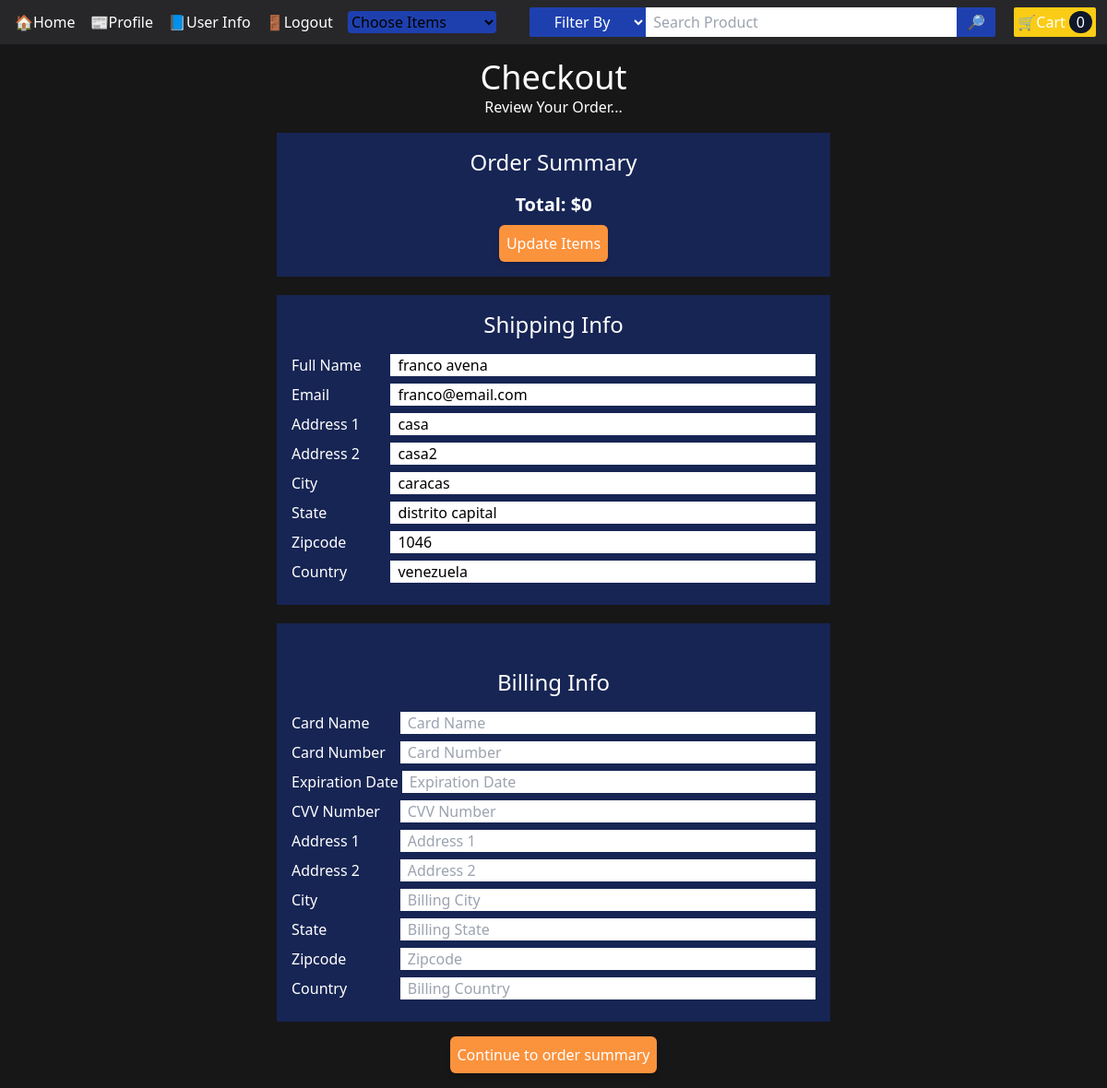
The app's page /payment/checkout (signed in) with its own data.
### payment/models.py (models this page shows, shortened)
class ShippingAddress(models.Model):
    user = models.ForeignKey(User, on_delete=models.CASCADE, null=True, blank=True)
    shipping_full_name = models.CharField(max_length=255)
    shipping_email = models.CharField(max_length=255)
    shipping_address1 = models.CharField(max_length=255)
    shipping_address2 = models.CharField(max_length=255, null=True, blank=True)
    shipping_city = models.CharField(max_length=255)
    shipping_state = models.CharField(max_length=255, null=True, blank=True)
    shipping_zipcode = models.CharField(max_length=255, null=True, blank=True)
    shipping_country = models.CharField(max_length=255)
    class Meta:
        verbose_name_plural = "Shipping Address"

### payment/views.py (the view, shortened to what this page needs)
# urls.py: path("checkout", checkout, name="checkout"),
def checkout(request):
    cart = ShoppingCart(request)
    cart_products = cart.get_products
    quantities = cart.get_quants
    totals = cart.cart_total()
    total_prices = {}
    for product, qty in cart.cart.items():
        if product not in total_prices:
            for item in cart_products():
                if int(product) == int(item.id):
                    total_prices[product] = round(float(qty) * float(item.price), 2)
    if request.user.is_authenticated:
        shipping_user = ShippingAddress.objects.get(user__id=request.user.id)
        shipping_form = ShippingForm(request.POST or None, instance=shipping_user)
        billing_form = PaymentForm()
        return render(
            request,
            "payment/checkout.html",
            {
                "cart_products": cart_products,
                "quantities": quantities,
                "totals": totals,
                "shipping_form": shipping_form,
                "prices": total_prices,
                "billing_form": billing_form,
            },
        )

### shoppingcart/context_processors.py (called while the page is built)
def shoppingcart(request):
    return {"shoppingcart": ShoppingCart(request)}

### shoppingcart/shoppingcart.py (called while the page is built)
    def __len__(self):
        return len(self.cart)

    def get_products(self):
        products_ids = self.cart.keys()
        products = Product.objects.filter(id__in=products_ids)
        return products

    def cart_total(self):
        product_ids = self.cart.keys()
        products = Product.objects.filter(id__in=product_ids)
        quantities = self.cart
        total = 0
        for key, value in quantities.items():
            key = int(key)
            for product in products:
                if product.id == key:
                    total = total + (product.price * value)
        return total

### payment/templates/payment/checkout.html (shortened to what this page needs)
{% extends 'base.html' %}
{% load static %}
{% block content %}
  <div class="text-white text-center mt-4 mb-4">
    <h1 class="text-4xl">Checkout</h1>
    <p class="fw-normal mb-0 text-white">Review Your Order...</p>
  </div>
  <div class="text-white flex flex-col text-center w-3/4 md:w-1/2 mx-auto p-4 bg-blue-950">
    <div class="text-center">
      <h2 class="text-2xl text-white mb-4">Order Summary</h2>
    </div>
    <div class="mb-2 font-bold text-xl">Total: ${{ totals }}</div>
    <a href="{% url 'cart_summary' %}" class="bg-orange-400 mx-auto rounded-md p-2 shadow-md hover:opacity-80">Update Items</a>
  </div>
  <form class="m-0" method="POST" action="{% url 'billing_info' %}">
    <div class="bg-blue-950 w-3/4 md:w-1/2 mx-auto text-center p-4 mt-5 mb-5">
      <h1 class="text-2xl text-white text-center mb-4">Shipping Info</h1>
      {% for field in shipping_form %}
        <div class="flex mb-2 text-start">
          <label class="text-nowrap text-white me-1 w-32">{{ field.label }}</label>
          {{ field }}
        </div>
      {% endfor %}
    </div>
    <div class="bg-blue-950 w-3/4 md:w-1/2 mx-auto text-center p-4 mb-3">
      <h1 class="text-2xl text-white mb-4 mt-8">Billing Info</h1>
      {% for field in billing_form %}
        <div class="flex mb-2 text-start">
          <label class="text-nowrap text-white me-1 w-36">{{ field.label }}</label>
          {{ field }}
        </div>
      {% endfor %}
    </div>
    <div class="flex justify-center mt-4">
      <button type="submit" class="bg-orange-400 rounded-md p-2 shadow-md hover:opacity-80 text-white">Continue to order summary</button>
    </div>
  </form>
{% endblock %}

### records on screen
ShippingAddress: shipping_form "franco avena" "franco@email.com" "casa" "casa2" "caracas" "distrito capital" "1046" "venezuela"

### other values on screen
{{ shoppingcart|length }} "0"
{{ totals }} "0"
{{ field.label }} "Full Name" "Email" "Address 1" "Address 2" "City" "State" "Zipcode" "Country"
{{ field.label }} "Card Name" "Card Number" "Expiration Date" "CVV Number" "Address 1" "Address 2" "City" "State" "Zipcode" "Country"
